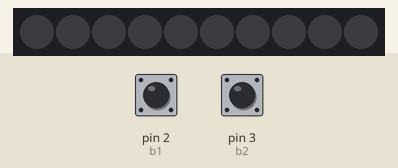
Recording of a sketch running on a simulated Arduino Leonardo, built with avr-gcc and run on an emulated ATmega32U4. Shown: 10 RGB LEDs in strip order, left to right. Inputs (shaded band) come from the test bench; at power-on: pin 2 (b1) HIGH, pin 3 (b2) HIGH. Dim RGB values are drawn brighter than linear; USB keyboard and mouse output is not drawn.

Above: at 1.2 s.
1.3 s: pin 2 (b1) pulled LOW for 0.15 s
At 2.6 s:
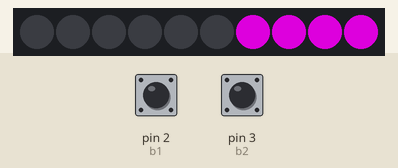
2.9 s: pin 3 (b2) pulled LOW for 0.15 s
At 3.9 s:
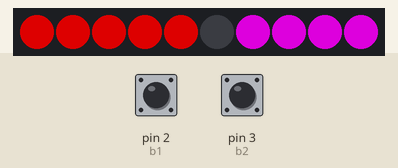
4.5 s: pin 2 (b1) pulled LOW for 1 s
At 5.3 s:
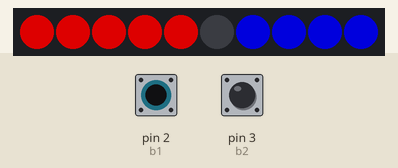
7.0 s: pin 2 (b1) pulled LOW for 3.2 s
11.7 s: pin 3 (b2) pulled LOW for 3.2 s
At 12.3 s:
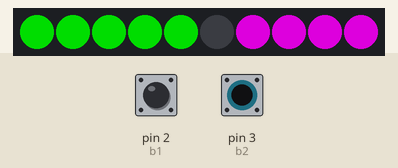
16.4 s: pin 2 (b1) driven LOW and pin 3 (b2) driven LOW
At 17.1 s:
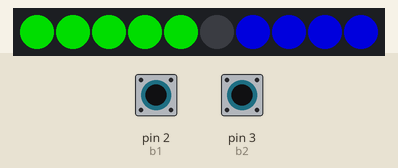
Timing chart, 0 to 18.9 s (numbered marks = the images above; inputs shaded):
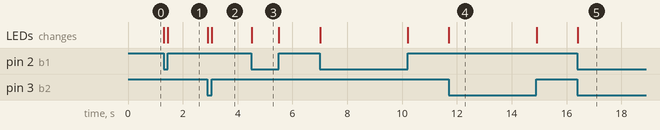

The sketch:

butoon2.3.ino
```cpp
#include <HID-Project.h>
#include <HID-Settings.h>
#include <Adafruit_NeoPixel.h>
#include <Bounce2.h>


int b1 = 2;
int b2 = 3;
int s1 = 0;
int neo1 = 15;

int nup = 10;

Adafruit_NeoPixel np1 = Adafruit_NeoPixel(nup, neo1, NEO_GRB + NEO_KHZ800);


Bounce Db1 = Bounce();
Bounce Db2 = Bounce();

void setup() {

pinMode(b1, INPUT_PULLUP);
Db1.attach(b1);
Db1.interval(5);

pinMode(b2, INPUT_PULLUP);
Db2.attach(b2);
Db2.interval(5);

 np1.begin();
 np1.show(); // Initialize all pixels to 'off'

Keyboard.begin();
Serial.begin(9600);
}

void loop() {


  Db1.update();
  Db2.update();


  if (Db2.fell()){
    for(int i=0;i<5;i++){

    // pixels.Color takes RGB values, from 0,0,0 up to 255,255,255
    np1.setPixelColor(i, np1.Color(0,150,0)); // Moderately bright green color.

    np1.show();
    }
  }
if (Db2.rose()){
    for(int i=0;i<5;i++){

    // pixels.Color takes RGB values, from 0,0,0 up to 255,255,255
    np1.setPixelColor(i, np1.Color(150,0,0)); // Moderately bright green color.

    np1.show();
    }
  }

 // #----------------------------------------

    if (Db1.fell()){
    for(int i=6;i<10;i++){

    // pixels.Color takes RGB values, from 0,0,0 up to 255,255,255
    np1.setPixelColor(i, np1.Color(0,0,150)); // Moderately bright green color.

    np1.show();
    }
  }
if (Db1.rose()){
    for(int i=6;i<10;i++){

    // pixels.Color takes RGB values, from 0,0,0 up to 255,255,255
    np1.setPixelColor(i, np1.Color(150,0,150)); // Moderately bright green color.

    np1.show();
    }
  }
  keyboard();
}

void keyboard() {

if (Db2.fell()){
  Keyboard.press('z');
}
if (Db2.rose()){
  Keyboard.release('z');
  }
if (Db1.fell()){
  Keyboard.press('x');
  }
if (Db1.rose()){
  Keyboard.release('x');
  }

}
```

Measured:
- after the input at 1.3 s, the LEDs: first change at once (image 1 shows a later state)
- after the input at 2.9 s, the LEDs: first change at once (image 2 shows a later state)
- after the input at 4.5 s, the LEDs: change at once (image 3)
- after the input at 11.7 s, the LEDs: change at once (image 4)
- after the input at 16.4 s, the LEDs: first change at once (image 5 shows a later state)
